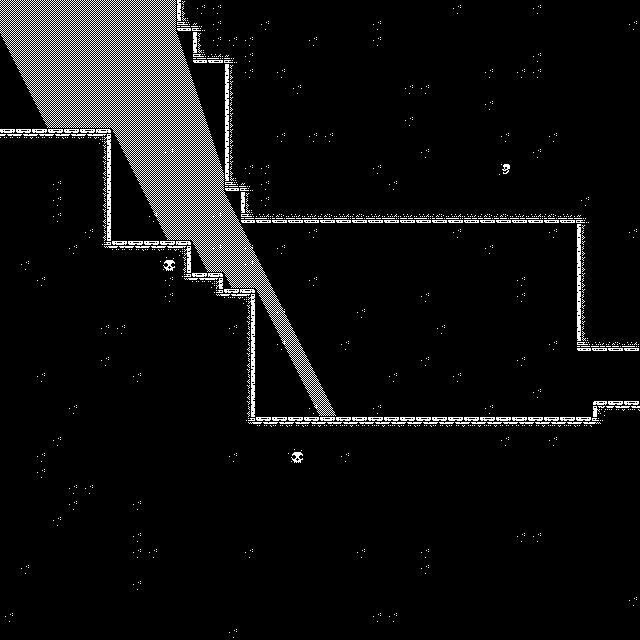

A 2D game scene composited from a Tiled map and its tileset images. What follows is a short description and the map's XML, with each tile layer's data collapsed to a summary:
An orthogonal 40x40 tile map with 16x16 px tiles, 3 tile layers (BG, Walls, Light) and 8 objects.

<map version="1.5" tiledversion="1.7.1" orientation="orthogonal" renderorder="right-down" width="40" height="40" tilewidth="16" tileheight="16" infinite="0" nextlayerid="7" nextobjectid="13">
 <tileset firstgid="1" source="../Art/TileSet/Dow_TileSet.tsx" />
 <layer id="1" name="BG" width="40" height="40">
  <data>[1600 cells, 1600 non-empty, 14 distinct tile ids]</data>
 </layer>
 <layer id="2" name="Walls" width="40" height="40">
  <data>[1600 cells, 1583 non-empty, 40 distinct tile ids]</data>
 </layer>
 <layer id="4" name="Light" width="40" height="40">
  <data>[1600 cells, 163 non-empty, 8 distinct tile ids]</data>
 </layer>
 <objectgroup id="3" name="Walls_Collision">
  <object id="1" x="240" y="192" width="368" height="32">
   <properties>
    <property name="unity:layer" value="Ground" />
    <property name="unity:tag" value="Ground" />
   </properties>
  </object>
  <object id="2" x="576" y="224" width="64" height="128">
   <properties>
    <property name="unity:layer" value="Ground" />
    <property name="unity:tag" value="Ground" />
   </properties>
  </object>
  <object id="3" x="256" y="416" width="384" height="32">
   <properties>
    <property name="unity:layer" value="Ground" />
    <property name="unity:tag" value="Ground" />
   </properties>
  </object>
  <object id="11" x="592" y="400" width="48" height="16">
   <properties>
    <property name="unity:layer" value="Ground" />
    <property name="unity:tag" value="Ground" />
   </properties>
  </object>
  <object id="4" x="224" y="288" width="32" height="160">
   <properties>
    <property name="unity:layer" value="Ground" />
    <property name="unity:tag" value="Ground" />
   </properties>
  </object>
  <object id="8" x="192" y="272" width="32" height="176">
   <properties>
    <property name="unity:layer" value="Ground" />
    <property name="unity:tag" value="Ground" />
   </properties>
  </object>
  <object id="9" x="112" y="240" width="80" height="32">
   <properties>
    <property name="unity:layer" value="Ground" />
    <property name="unity:tag" value="Ground" />
   </properties>
  </object>
  <object id="10" x="0" y="128" width="111.286" height="112">
   <properties>
    <property name="unity:layer" value="Ground" />
    <property name="unity:tag" value="Ground" />
   </properties>
  </object>
 </objectgroup>
</map>
